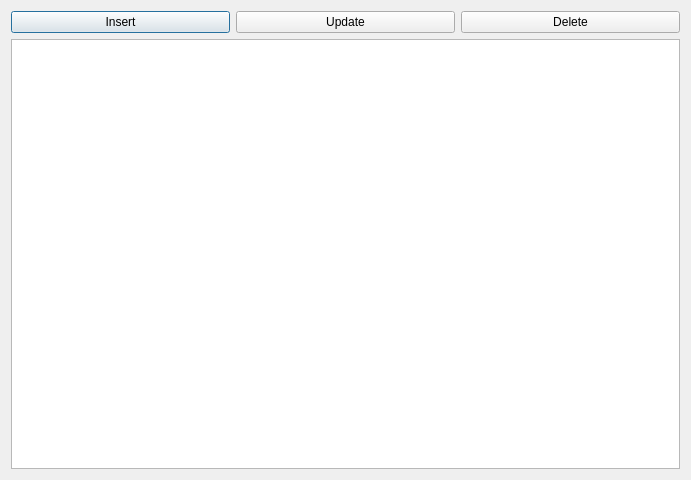
<?xml version="1.0" encoding="UTF-8"?>
<ui version="4.0">
 <class>MasterSymbolList</class>
 <widget class="QDialog" name="MasterSymbolList">
  <property name="geometry">
   <rect>
    <x>0</x>
    <y>0</y>
    <width>691</width>
    <height>480</height>
   </rect>
  </property>
  <property name="windowTitle">
   <string>MasterSymbolList</string>
  </property>
  <layout class="QVBoxLayout" name="verticalLayout_2">
   <item>
    <layout class="QVBoxLayout" name="verticalLayout">
     <item>
      <layout class="QHBoxLayout" name="horizontalLayout">
       <item>
        <widget class="QPushButton" name="pushButton_3">
         <property name="text">
          <string>Insert</string>
         </property>
        </widget>
       </item>
       <item>
        <widget class="QPushButton" name="pushButton">
         <property name="text">
          <string>Update</string>
         </property>
        </widget>
       </item>
       <item>
        <widget class="QPushButton" name="pushButton_2">
         <property name="text">
          <string>Delete</string>
         </property>
        </widget>
       </item>
      </layout>
     </item>
     <item>
      <widget class="QTableView" name="tableView"/>
     </item>
    </layout>
   </item>
  </layout>
 </widget>
 <layoutdefault spacing="6" margin="11"/>
 <resources/>
 <connections/>
</ui>
